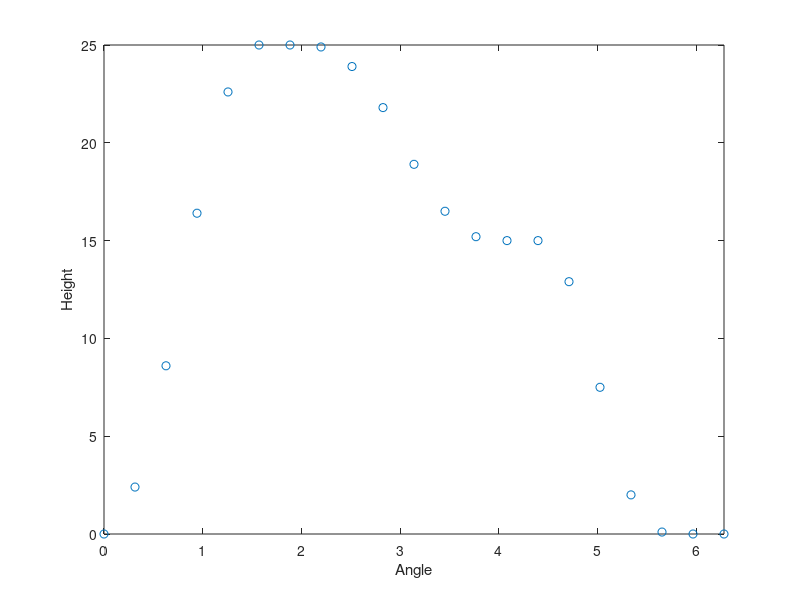

Write MATLAB code to recreate this figure. (Note: this script raises an error after producing the figure.)
%%
%a
clear;
clf;
%%a
time = linspace(0,20,21);
angle = 2*pi*time/20;
height = [0, 2.4, 8.6, 16.4, 22.6, 25, 25, 24.9, 23.9, 21.8, 18.9,16.5, 15.2, 15, 15,12.9, 7.5, 2, 0.1, 0, 0];
plot(angle,height,'o')
axis([0,2*pi,0,25 ])

xlabel('Angle')
ylabel('Height')



%%
%b
%%lagrange
close all;
syms x_l 
data(:,1)=angle;
data(:,2)=height;
lagrange_poly = 0;
x_real = [0:0.01:2*pi];
for i=1:size(data,1)
    tmp_numerator = 1;
    tmp_denominator = 1;
    for j=1:size(data,1)
        if j ~= i
            tmp_numerator = tmp_numerator*(x_l - data(j,1));
            tmp_denominator = tmp_denominator*(data(i,1) - data(j,1));
        end
    end
    lagrange_poly = lagrange_poly + tmp_numerator/tmp_denominator * data(i,2);
end
simplify(lagrange_poly);
hold on;

axis([0, 2*pi, 0, 25])
plot(data(:,1),data(:,2),"r o")
plot(x_real, double(subs(lagrange_poly, x_l, x_real)), 'k')
xlabel('Angle')
ylabel('Follower height')
title('Lagrange fits', 'Fontweight','b')

%%
%c
% Spline & pchip
% clf;

hold on;

sp = spline(angle, height, x_real);
plot(x_real, sp, 'black');

pc = pchip(angle, height, x_real);
plot(x_real, pc, 'g');

axis([0,2*pi,0,30 ])

title('Spline fits')
xlabel('Angle')
ylabel('Follower height')

%%d
close all
clear;
clf;

time = linspace(0,20,21);
angle = 2*pi*time/20;
height = [0, 2.4, 8.6, 16.4, 22.6, 25, 25, 24.9, 23.9, 21.8, 18.9,16.5, 15.2, 15, 15,12.9, 7.5, 2, 0.1, 0, 0];

axis([0,2*pi,0,25 ])

theta = [0:0.1:2*pi];

%%
%d
%picth curve & cam surface
%(xpc,ypc) & (xps,yps)
% pchip
% clf;
hold on;

rf = 2;
rp = 10;
pc = pchip(angle, height, theta);


rpc = rp+pc;
xpc = rpc.*cos(theta);
ypc = rpc.*sin(theta);
time = 1;
dxpc = gradient(xpc)/time;
dypc = gradient(ypc)/time;
speed = sqrt(dxpc.^2+dypc.^2); 
xcs = xpc+rf.*(-dypc./speed);
ycs = ypc+rf.*(dxpc./speed);
plot(xpc, ypc, 'g--');
plot(xcs, ycs, 'black');

axis([-50,50,-50,50 ])
daspect([1,1,1])

%%
%e
%rotation
% This is an arbitrary translation matrix        
T = @(tx, ty) [eye(3,2) [tx ty 1]'];

% This is an arbitrary scaling matrix
S = @(sx, sy) [sx, 0,  0; 
               0,  sy, 0;
               0,  0,  1];  
% This is an arbitrary rotation matric
R = @(ro) [cos(ro),sin(ro);
           -sin(ro),cos(ro)];
% unit circle
    thetar = linspace(0, 2*pi, 1000);
    [x, y] = pol2cart(thetar, ones(size(thetar)));
    circle = [x; y; ones(size(x))];  
%Rotation
for i = 0:4
    angler = i/5*2*pi;
    pcr = R(angler)*[xpc;ypc];
    xcsr = R(angler)*[xcs;ycs];
    
    subplot(1,5,i+1);
    plot(pcr(1,:),pcr(2,:),'g--');
    hold on;
    plot(xcsr(1,:),xcsr(2,:),'black');
    title(['Theta=' num2str(i/5*2*pi) 'pi']);
    
    new_height = pchip(angle, height, angler);
    new_circle = T(new_height+rp,0)*S(2,2)*circle;
    plot(new_circle(1,:),new_circle(2,:),'r')

    axis([-50,50,-50,50 ])
    daspect([1,1,1])
end
xcsr(3,:)=0;

writematrix(xcsr','xcsr.csv')
